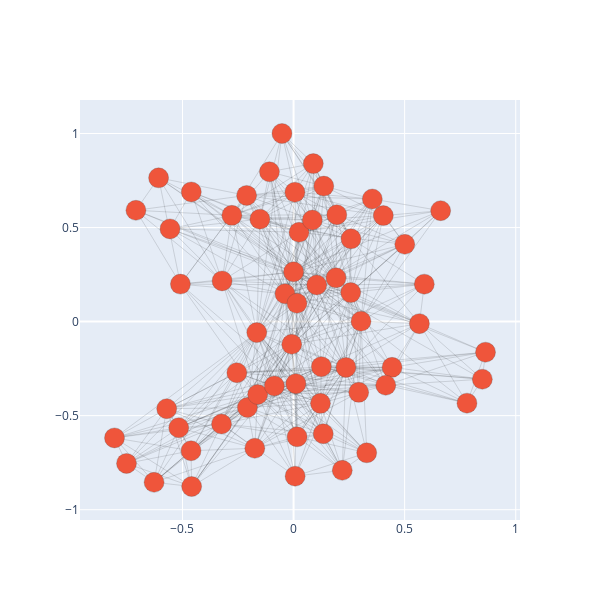

Notebook code cell kept with this figure:
### Code cell
_ = plota_grafo( G, nx.spring_layout( G ) )

### Figure 1 — Plotly figure (JSON) as saved in the notebook; plotly's stock layout.template omitted (floating-point values rounded to 4 significant figures; data arrays with more than 128 entries replaced by an {"elided": "..."} marker saying what was removed)
{"data": [{"hoverinfo": "text", "line": {"color": "rgba( 0, 0, 0, 0.25 )", "width": 0.5}, "mode": "lines", "text": ["", "", "", "", "", "", "", "", "", "", "", "", "", "", "", "", "", "", "", "", "", "", "", "", "", "", "", "", "", "", "", "", "", "", "", "", "", "", "", "", "", "", "", "", "", "", "", "", "", "", "", "", "", "", "", "", "", "", "", "", ""], "type": "scatter", "x": {"elided": "1578 float values"}, "y": {"elided": "1578 float values"}}, {"hoverinfo": "text", "marker": {"line": {"width": 0.25}, "size": 20}, "mode": "markers", "text": ["EST5102", "EST5106", "EST5507", "EST5514", "EST5519", "EST5521", "EST5802", "EST5804", "MAI5002", "MAI5003", "MAI5014", "MAI5032", "PRG0027", "SMA5802", "SMA5934", "SME0110", "SME0123", "SME0130", "SME0142", "SME0206", "SME0211", "SME0212", "SME0213", "SME0220", "SME0240", "SME0241", "SME0245", "SME0250", "SME0252", "SME0262", "SME0284", "SME0285", "SME0300", "SME0306", "SME0320", "SME0332", "SME0334", "SME0341", "SME0510", "SME0800", "SME0805", "SME0806", "SME0808", "SME0809", "SME0810", "SME0814", "SME0815", "SME0820", "SME0822", "SME0823", "SME0824", "SME0828", "SME0870", "SME0871", "SME0880", "SME0881", "SME5827", "SME5873", "SME5962", "SME5975", "SME5978"], "type": "scatter", "x": [0.4039, -0.1516, 0.5006, -0.4603, 0.1945, -0.05214, 0.662, 0.08878, 0.007048, 0.2584, -0.1656, -0.806, 0.7805, 0.8639, 0.8496, -0.4615, -0.0386, 0.5664, 0.1251, 0.1211, -0.5168, -0.4588, -0.6278, -3.778e-05, 0.4433, 0.2357, 0.4149, 0.3292, 0.1336, -0.7095, -0.3242, -0.2078, -0.1617, -0.08645, 0.1041, -0.1745, 0.01043, -0.2553, -0.571, 0.2573, -0.5093, -0.5562, -0.3217, -0.2778, -0.1086, 0.01531, 0.136, 0.3035, 0.02457, -0.6075, 0.2932, -0.008313, -0.2113, 0.3544, 0.08434, 0.006004, 0.2192, 0.0159, -0.752, 0.1911, 0.5884], "y": [0.5636, 0.5445, 0.411, 0.6894, 0.5683, 1, 0.5896, 0.8399, -0.8218, 0.4399, -0.05827, -0.6183, -0.4335, -0.1626, -0.3063, -0.6867, 0.148, -0.01082, -0.2396, -0.4347, -0.5645, -0.8767, -0.8544, 0.2646, -0.2432, -0.2436, -0.3382, -0.6976, -0.5964, 0.5918, -0.5447, -0.4567, -0.3877, -0.3421, 0.1948, -0.6732, -0.3299, -0.2718, -0.4632, 0.1542, 0.1993, 0.4929, 0.2164, 0.565, 0.7964, 0.09743, 0.7204, 0.00174, 0.4748, 0.7643, -0.376, -0.1207, 0.6707, 0.6518, 0.5399, 0.688, -0.7906, -0.6126, -0.7541, 0.2327, 0.1991]}], "layout": {"height": 600, "showlegend": false, "width": 600}}
